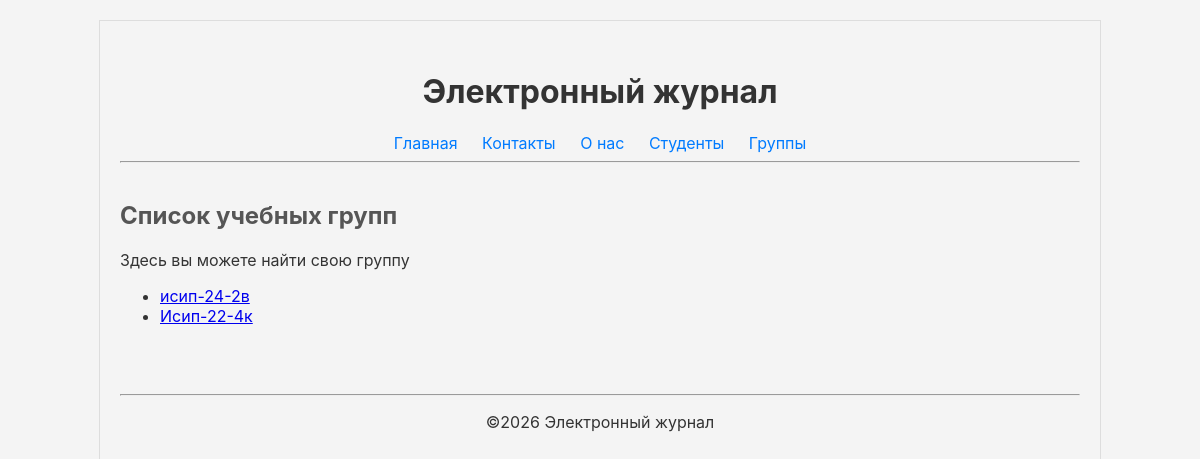
Page /groups/ on the earlier database version.
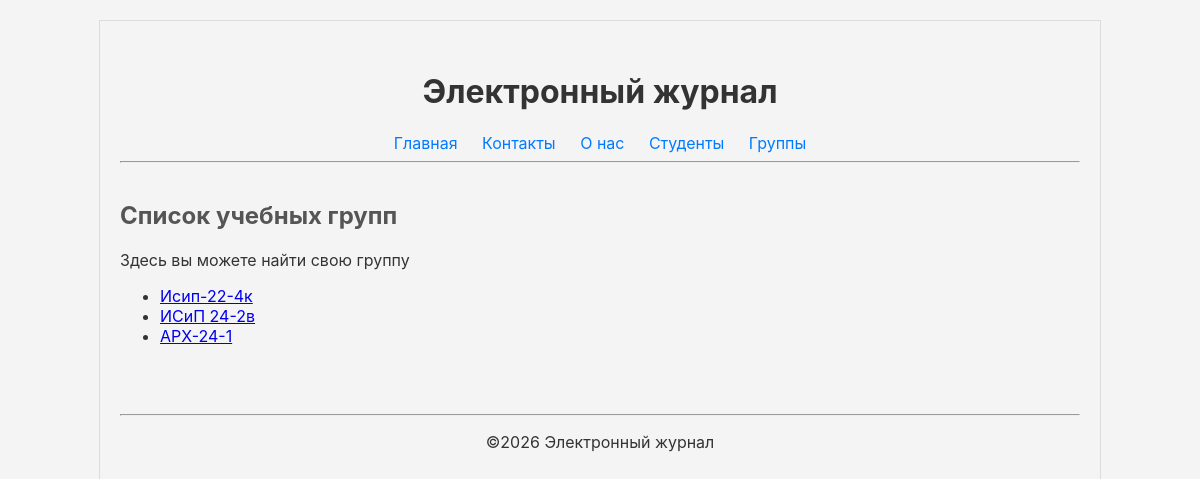
Same page on the later database version.
### journal/models.py (models this page shows, shortened)
class Group(models.Model):
    name = models.CharField(max_length=100)

### journal/views.py (the view)
# urls.py: path('groups/', views.groups_view, name='groups'),
def groups_view(request):
    all_groups = Group.objects.all()
    context = {
        'page_title': 'Список учебных групп',
        'groups_list': all_groups,
    }
    return render(request, 'journal/groups.html', context)

### journal/templates/journal/groups.html (shortened to what this page needs)
{% extends 'base.html' %}
{% block content %}
    <h2>{{ page_title }}</h2>
    <p>Здесь вы можете найти свою группу</p>
    <ul>
        {% for group in groups_list %}
            <li><a href="{% url 'group_detail' group_id=group.id %}">{{ group.name }}</a></li>
        {% endfor %}
    </ul>
{% endblock %}

Differences in the rows shown:
removed Group: name "исип-24-2в"
added Group: name "ИСиП 24-2в"
added Group: name "АРХ-24-1"
